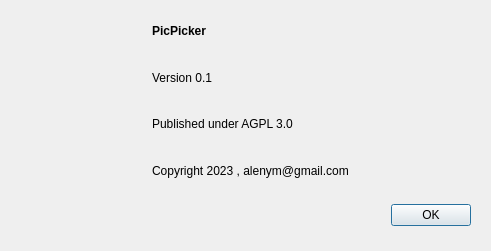
<?xml version="1.0" encoding="UTF-8"?>
<ui version="4.0">
    <class>AboutDialog</class>
    <widget class="QDialog" name="AboutDialog">
        <property name="geometry">
            <rect>
                <x>0</x>
                <y>0</y>
                <width>491</width>
                <height>251</height>
            </rect>
        </property>
        <property name="windowTitle">
            <string>AboutDialog</string>
        </property>
        <widget class="QWidget" name="horizontalLayoutWidget">
            <property name="geometry">
                <rect>
                    <x>20</x>
                    <y>20</y>
                    <width>451</width>
                    <height>161</height>
                </rect>
            </property>
            <layout class="QHBoxLayout" name="horizontalLayout" stretch="1,3">
                <property name="spacing">
                    <number>25</number>
                </property>
                <item>
                    <widget class="QLabel" name="icon">
                        <property name="text">
                            <string/>
                        </property>
                        <property name="pixmap">
                            <pixmap resource="../../application.qrc">:/icons/icon_128x128.png</pixmap>
                        </property>
                    </widget>
                </item>
                <item>
                    <layout class="QVBoxLayout" name="verticalLayout">
                        <item>
                            <widget class="QLabel" name="captionLabel">
                                <property name="text">
                                    <string>&lt;html&gt;&lt;head/&gt;&lt;body&gt;&lt;p&gt;&lt;span style=&quot;
                                        font-weight:700;&quot;&gt;PicPicker&lt;/span&gt;&lt;/p&gt;&lt;/body&gt;&lt;/html&gt;
                                    </string>
                                </property>
                            </widget>
                        </item>
                        <item>
                            <widget class="QLabel" name="versionLabel">
                                <property name="text">
                                    <string>Version 0.1</string>
                                </property>
                            </widget>
                        </item>
                        <item>
                            <widget class="QLabel" name="licenseLabel">
                                <property name="text">
                                    <string>Published under AGPL 3.0</string>
                                </property>
                            </widget>
                        </item>
                        <item>
                            <widget class="QLabel" name="copyrightLabel">
                                <property name="text">
                                    <string>Copyright 2023 , alenym@gmail.com</string>
                                </property>
                            </widget>
                        </item>
                    </layout>
                </item>
            </layout>
        </widget>
        <widget class="QDialogButtonBox" name="buttonBox">
            <property name="geometry">
                <rect>
                    <x>20</x>
                    <y>200</y>
                    <width>451</width>
                    <height>31</height>
                </rect>
            </property>
            <property name="standardButtons">
                <set>QDialogButtonBox::Ok</set>
            </property>
        </widget>
    </widget>
    <resources>
        <include location="../../application.qrc"/>
    </resources>
    <connections>
        <connection>
            <sender>buttonBox</sender>
            <signal>accepted()</signal>
            <receiver>AboutDialog</receiver>
            <slot>accept()</slot>
            <hints>
                <hint type="sourcelabel">
                    <x>245</x>
                    <y>215</y>
                </hint>
                <hint type="destinationlabel">
                    <x>245</x>
                    <y>125</y>
                </hint>
            </hints>
        </connection>
    </connections>
</ui>
